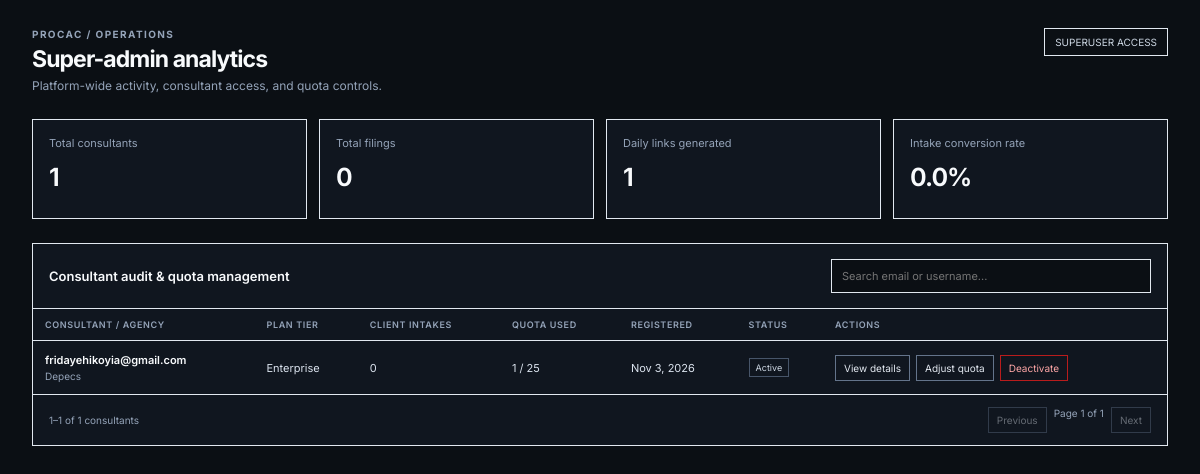
The app's page /super-admin/ (signed in) with its own data.
### frontend/models.py (models this page shows, shortened)
class ConsultantProfile(models.Model):
    PLAN_CHOICES = [
        ('starter', 'Starter'),
        ('standard', 'Standard'),
        ('premium', 'Premium'),
        ('enterprise', 'Enterprise'),
        ('ultimate_enterprise', 'Ultimate Enterprise'),
    ]
    PLAN_PROFILE_LIMITS = {
        'starter': 5,
        'standard': 15,
        'premium': 25,
        'enterprise': 25,
        'ultimate_enterprise': None,
    }
    PLAN_ENTITY_PROFILE_LIMITS = {
        'standard': {'BN': 5, 'LTD': 5, 'IT': 5},
    }
    user = models.OneToOneField(
        settings.AUTH_USER_MODEL,
        on_delete=models.CASCADE,
        related_name='consultant_profile',
    )
    accreditation_number = models.CharField(max_length=100, unique=True)
    profile_picture = models.ImageField(
        upload_to='profile_pictures/',
        blank=True,
        null=True,
    )
    phone_number = models.CharField(max_length=30, blank=True)
    firm_name = models.CharField(max_length=255, blank=True)
    office_address = models.CharField(max_length=255, blank=True)
    call_to_bar_number = models.CharField(max_length=100, blank=True)
    presenter_state = models.CharField(max_length=100, blank=True)
    presenter_lga = models.CharField(max_length=100, blank=True)
    presenter_phone = models.CharField(max_length=30, blank=True)
    presenter_email = models.EmailField(blank=True)
    extension_token_hash = models.CharField(max_length=64, blank=True)
    plan = models.CharField(max_length=20, choices=PLAN_CHOICES, default='starter')
    has_profile_limit_override = models.BooleanField(default=False)
    profile_limit_override = models.PositiveIntegerField(null=True, blank=True)
    def profile_limit_for_plan(self, plan=None):
        if self.has_profile_limit_override:
            return self.profile_limit_override
        plan = plan or self.plan
        return self.PLAN_PROFILE_LIMITS.get(plan, self.PLAN_PROFILE_LIMITS['starter'])

### super_admin/views.py (the view, shortened to what this page needs)
# urls.py: path('', views.dashboard, name='dashboard'),
@user_passes_test(lambda u: u.is_superuser)
def dashboard(request):
    search = request.GET.get('q', '').strip()[:100]
    paginator = Paginator(_consultant_queryset(search), PAGE_SIZE)
    page = paginator.get_page(request.GET.get('page', 1))
    consultant_rows = [_consultant_row(consultant) for consultant in page.object_list]
    link_metrics = ClientIntakeLink.objects.aggregate(
        total=Count('pk'),
        used=Count('pk', filter=Q(is_used=True)),
    )
    total_links = link_metrics['total'] or 0
    conversion_rate = (
        round((link_metrics['used'] or 0) * 100 / total_links, 1)
        if total_links
        else 0
    )
    metrics = {
        'consultants': User.objects.filter(is_superuser=False).count(),
        'filings': ClientProfile.objects.count(),
        'daily_links': ClientIntakeLink.objects.filter(
            created_at__date=timezone.localdate(),
        ).count(),
        'conversion_rate': conversion_rate,
    }
    return render(
        request,
        'super_admin/dashboard.html',
        {
            'metrics': metrics,
            'consultants': consultant_rows,
            'page_obj': page,
            'search': search,
        },
    )

### frontend/templates/super_admin/dashboard.html (shortened to what this page needs)
<!doctype html>
<html lang="en">
<head>
</head>
<body>
  <main class="shell">
    <header class="topbar">
      <div>
        <div class="eyebrow">ProCAC / Operations</div>
        <h1>Super-admin analytics</h1>
        <p class="subtitle">Platform-wide activity, consultant access, and quota controls.</p>
      </div>
      <span class="top-meta">SUPERUSER ACCESS</span>
    </header>
    <section class="metrics" aria-label="Platform metrics">
      <article class="metric"><div class="metric-label">Total consultants</div><div class="metric-value">{{ metrics.consultants }}</div></article>
      <article class="metric"><div class="metric-label">Total filings</div><div class="metric-value">{{ metrics.filings }}</div></article>
      <article class="metric"><div class="metric-label">Daily links generated</div><div class="metric-value">{{ metrics.daily_links }}</div></article>
      <article class="metric"><div class="metric-label">Intake conversion rate</div><div class="metric-value">{{ metrics.conversion_rate }}%</div></article>
    </section>
    <section class="panel" aria-labelledby="consultants-title">
      <div class="panel-heading">
        <h2 id="consultants-title">Consultant audit &amp; quota management</h2>
        <input class="search" id="consultantSearch" type="search" value="{{ search }}" placeholder="Search email or username..." autocomplete="off" aria-label="Search consultants">
      </div>
      <div class="table-wrap">
        <table>
          <thead><tr><th>Consultant / Agency</th><th>Plan tier</th><th>Client intakes</th><th>Quota used</th><th>Registered</th><th>Status</th><th>Actions</th></tr></thead>
          <tbody id="consultantRows">
            {% for consultant in consultants %}
              <tr>
                <td><span class="identity">{{ consultant.email|default:consultant.username }}</span><span class="subtle">{{ consultant.agency|default:consultant.username }}</span></td>
                <td>{{ consultant.plan }}</td>
                <td>{{ consultant.client_count }}</td>
                <td>{{ consultant.quota_display }}{% if consultant.has_quota_override %}<span class="subtle">Custom quota</span>{% endif %}</td>
                <td>{{ consultant.date_joined }}</td>
                <td><span class="badge {% if not consultant.is_active %}inactive{% endif %}">{% if consultant.is_active %}Active{% else %}Deactivated{% endif %}</span></td>
                <td>
                  <div class="actions">
                    <a class="link-button" href="{{ consultant.detail_url }}">View details</a>
                    <a class="link-button" href="{{ consultant.detail_url }}#quota">Adjust quota</a>
                    <form method="post" action="{{ consultant.status_url }}">
                      <button class="button {% if consultant.is_active %}danger{% endif %}" type="submit" {% if consultant.is_active %}onclick="return confirm('Deactivate this consultant account?')"{% endif %}>{% if consultant.is_active %}Deactivate{% else %}Activate{% endif %}</button>
                    </form>
                  </div>
                </td>
              </tr>
            {% empty %}
              <tr><td class="empty" colspan="7">No consultants match this search.</td></tr>
            {% endfor %}
          </tbody>
        </table>
      </div>
      <footer class="pagination">
        <span id="resultSummary">{{ page_obj.start_index }}–{{ page_obj.end_index }} of {{ page_obj.paginator.count }} consultants</span>
        <div class="pagination-buttons">
          <button type="button" class="button" id="previousPage" {% if not page_obj.has_previous %}disabled{% endif %}>Previous</button>
          <span id="pageSummary">Page {{ page_obj.number }} of {{ page_obj.paginator.num_pages }}</span>
          <button type="button" class="button" id="nextPage" {% if not page_obj.has_next %}disabled{% endif %}>Next</button>
        </div>
      </footer>
    </section>
  </main>
</body>
</html>

### frontend/templates/super_admin/dashboard.html (style rules this page uses)
:root { color-scheme: dark; font-family: Inter, ui-sans-serif, system-ui, sans-serif; background: #0b0f14; color: #f8fafc; }
* { box-sizing: border-box; }
body { min-width: 360px; margin: 0; background: #0b0f14; color: #f8fafc; font-size: 13px; }
button, input, select { font: inherit; }
.shell { width: min(1440px, 100%); margin: 0 auto; padding: 28px 32px 48px; }
.topbar { display: flex; justify-content: space-between; align-items: flex-start; gap: 20px; margin-bottom: 26px; }
.eyebrow { color: #94a3b8; font-size: 10px; font-weight: 700; letter-spacing: .14em; text-transform: uppercase; }
h1 { margin: 5px 0; font-size: 23px; letter-spacing: -.04em; }
.subtitle { margin: 0; color: #94a3b8; font-size: 12px; }
.top-meta { padding: 7px 10px; border: 1px solid #e2e8f0; color: #cbd5e1; font-size: 10px; }
.metrics { display: grid; grid-template-columns: repeat(4, minmax(0, 1fr)); gap: 12px; margin-bottom: 24px; }
.metric, .panel { border: 1px solid #e2e8f0; background: #10161f; }
.metric { min-height: 100px; padding: 16px; }
.metric-label { color: #94a3b8; font-size: 11px; }
.metric-value { margin-top: 12px; color: #f8fafc; font-size: 25px; font-weight: 650; letter-spacing: -.04em; }
.panel-heading { display: flex; align-items: center; justify-content: space-between; gap: 14px; padding: 15px 16px; border-bottom: 1px solid #e2e8f0; }
h2 { margin: 0; font-size: 13px; font-weight: 600; }
.search { width: min(320px, 45vw); min-height: 34px; padding: 0 10px; border: 1px solid #e2e8f0; border-radius: 0; outline: 0; color: #f8fafc; background: #0b0f14; font-size: 11px; }
.table-wrap { overflow-x: auto; }
table { width: 100%; border-collapse: collapse; text-align: left; }
th { padding: 10px 12px; border-bottom: 1px solid #e2e8f0; color: #94a3b8; font-size: 9px; font-weight: 600; letter-spacing: .07em; text-transform: uppercase; white-space: nowrap; }
td { padding: 12px; border-bottom: 1px solid #334155; color: #dbe3ee; font-size: 11px; vertical-align: middle; }
tbody tr:last-child td { border-bottom: 0; }
.identity { color: #f8fafc; font-weight: 600; }
.subtle { display: block; margin-top: 3px; color: #94a3b8; font-size: 10px; }
.badge { display: inline-block; padding: 3px 6px; border: 1px solid #475569; color: #cbd5e1; font-size: 9px; }
.actions { display: flex; gap: 6px; align-items: center; }
.button, .link-button { display: inline-block; padding: 6px 8px; border: 1px solid #64748b; border-radius: 0; color: #e2e8f0; background: transparent; font-size: 10px; text-decoration: none; white-space: nowrap; cursor: pointer; }
.button.danger { border-color: #b91c1c; color: #fca5a5; }
.pagination { display: flex; justify-content: space-between; align-items: center; padding: 12px 16px; border-top: 1px solid #e2e8f0; color: #94a3b8; font-size: 10px; }
.pagination-buttons { display: flex; gap: 7px; }
.pagination button:disabled { opacity: .4; cursor: not-allowed; }

### records on screen
ConsultantProfile: email "fridayehikoyia@gmail.com", agency "Depecs", plan "Enterprise", client_count "0", quota_display "1 / 25", date_joined "Nov 3, 2026"

### other values on screen
{{ metrics.consultants }} "1"
{{ metrics.filings }} "0"
{{ metrics.daily_links }} "1"
{{ metrics.conversion_rate }} "0.0"
{{ page_obj.start_index }} "1"
{{ page_obj.end_index }} "1"
{{ page_obj.paginator.count }} "1"
{{ page_obj.number }} "1"
{{ page_obj.paginator.num_pages }} "1"
